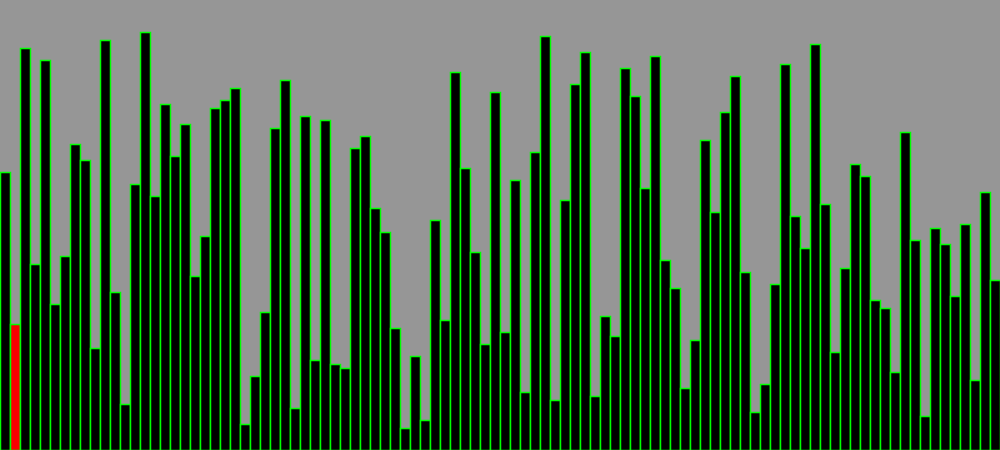
Frame 1 (no input)
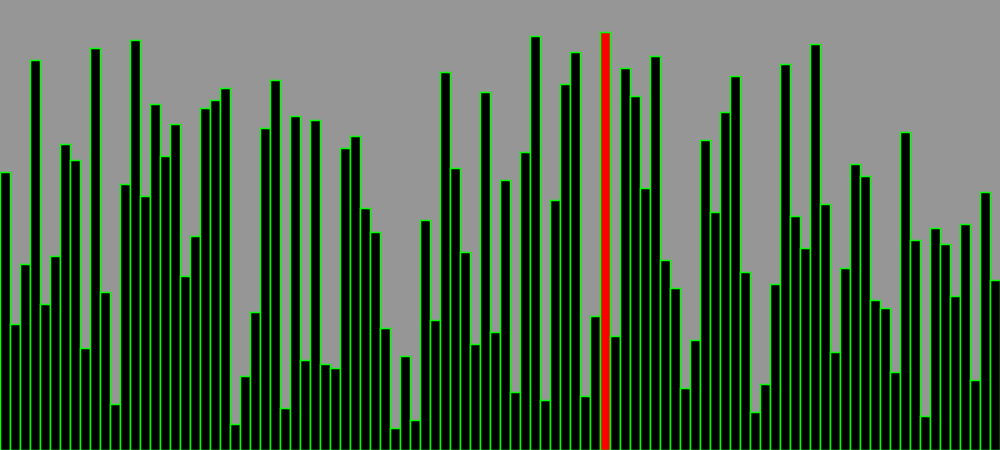
Frame 60 (the mouse pressed at the canvas centre just before this capture)
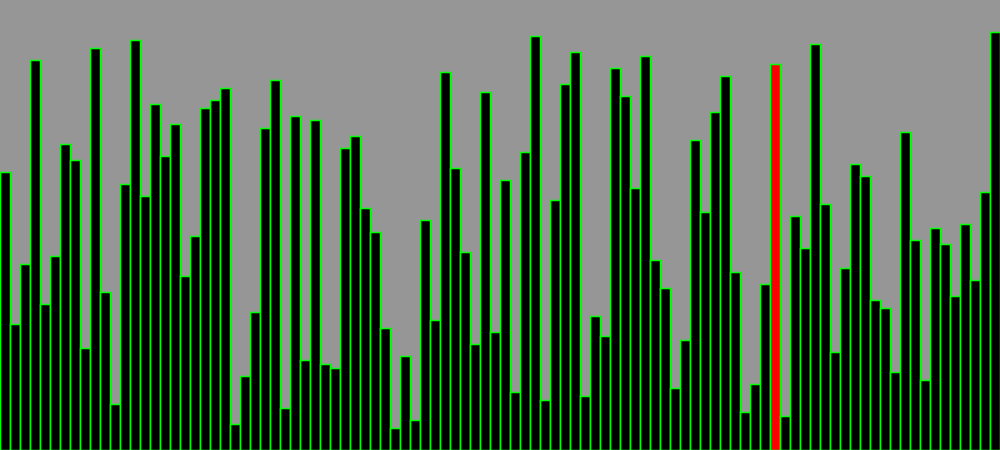
Frame 120 (the mouse held since frame 60 and released just before this capture)

The Processing sketch that drew these frames (run headless with seeded random() and noise(); from frame 60 on, the mouse is pressed at the canvas centre):

// Processing sketch: Sorting
// ── Sorting.pde
StepDrive mainDrive;

void setup() {
  size(1000, 450);
  mainDrive = new StepDrive();
  //mainDrive.addStepper(new BubbleStapper(50));
  mainDrive.addStepper(new ShakerStapper(100));
   //<>//
  //frameRate(5);
}

void draw() {
  background(150);
  mainDrive.work();
}

// ── ActionDrive.pde
abstract class IStepper {
  /// Returns true if there're still some steps to do
  abstract boolean step();
}

class StepDrive {
  
  public StepDrive() {
    steppers = new ArrayList<IStepper>();
  }
  
  public final void addStepper(IStepper st) {
    if (st == null) {
      System.out.println("Got Null as IStepper");
      return;
    }
    steppers.add(st);
  }
  
  void work() {
    if (workIndex == steppers.size()) {
      return;
    }
    if (steppers.get(workIndex).step()) {
      return;
    } else {
      workIndex++;
    }
  }
  
  private ArrayList<IStepper> steppers;
  private int workIndex = 0;
}

// ── BubbleStepper.pde
public class BubbleStapper extends SortStapper {
  BubbleStapper(int count) {
    super(count);
    this.current = 0;
  }
  
  @Override
  boolean step() {
    this.current = k-1;
    printArray();
     //<>//
    if (this.p == this.count - 1) {
      return true;
    }
    
    if (array[k] < array[k-1]) {
      int tmp = array[k-1];
      array[k-1] = array[k];
      array[k] = tmp;
    }
    
    ++k;
    
    if (k == count - p) {
      k = 1;
      ++p;
    }
    
    return true;
  }
  
  private int p = 0;  // main loop
  private int k = 1;  // internal loop
}

// ── IArray.pde
abstract class IArray {
  
  abstract int get(int index);
  abstract void set(int index, int value);
  abstract void reserve(int count);
  abstract void swap(int i, int j);
  
  void replace(int from, int to) {}
  
  public final void initialize(int count) {
    reserve(count);
    
    int max = height;
    int min = (int)(height * 0.05);
    int dh = (max - min) / count;
    
    // Initial fill
    for (int i = 0; i < count; ++i) {
      set(i, min);
      min += dh;
    }
    
    // Shuffle
    for (int i = 0; i < this.count; ++i) {
      int j;
      do {
        j = (int)random(0, this.count);
      } while (j == i);
      swap(i, j);
    }
  }
  
  public final int size() { return count; }
  
  protected int count = 0;
}










public class MArray extends IArray {
  
  public MArray() {
    super();
  }
  
  @Override
  public final int get(int index) {
    return array[index];
  }
  
  @Override
  public final void set(int index, int value) {
    array[index] = value;
  }
  
  @Override
  public final void swap(int i, int j) {
    int tmp = this.array[i];
    this.array[i] = this.array[j];
    this.array[j] = tmp;
  }
  
  @Override
  void reserve(int count) {
    array = new int[count];
    this.count = count;
  }
  
  private int array[];
}

// ── ShakerStapper.pde
public class ShakerStapper extends SortStapper {
  
  public ShakerStapper(int count) {
    super(count);
    this.current = 0;
    left = 0;
    right = count - 1;
  }
  
  @Override
  boolean step() {
    
    this.current = k;
    this.printArray();
    
    if (left < right) {
      if (direction) {
        //lastSwap = left;
        if (array[k] > array[k+1]) {
          int tmp = array[k];
          array[k] = array[k+1];
          array[k+1] = tmp;
          lastSwap = k + 1;
        }
        ++k;
        if (k > right - 1) {
          right = lastSwap;
          direction = !direction;
          k = right - 1;
        }
      } else {
        //lastSwap = right;
        if (array[k] > array[k + 1]) {
          int tmp = array[k];
          array[k] = array[k+1];
          array[k+1] = tmp;
          lastSwap = k;
        }
        --k;
        if (k < left) {
          left = lastSwap;
          direction = !direction;
          k = left;
        }
      }
      
    } else {
      return true;
    }
    
    return true;
  }
  
  private int k = 1;  // internal loop
  private int left, right;  // left/right borders
  private int lastSwap = 0;
  private boolean direction = true;  // 1 - toRight, 2 - toLeft
}

// ── SortStapper.pde
abstract class SortStapper extends IStepper {
  
  SortStapper(int count) {
    super();
    this.count = count;
    this.array = new int[count];
    this.initialize();
  }
  
  public final void printArray() {
    int w = width / this.count;
    
    stroke(0, 255, 0);
    strokeWeight(1.5);
    
    for (int i = 0; i < count; ++i) {
      if (i == current) {
        fill(250, 0, 0);
      } else {
        fill(0,0,0);
      }
      rect(i * w, height - this.array[i], w, this.array[i]);
    }
  }
  
  final void initialize() {
    int max = height;
    int min = (int)(height * 0.05);
    int dh = (max - min) / count;
    
    // Initial fill
    for (int i = 0; i < count; ++i) {
      array[i] = min;
      min += dh;
    }
    
    // Shuffle
    for (int i = 0; i < this.count; ++i) {
      int j;
      do {
        j = (int)random(0, this.count);
      } while (j == i);
      int tmp = this.array[i];
      this.array[i] = this.array[j];
      this.array[j] = tmp;
    }
  }
  
  protected int array[]; 
  protected int count;
  protected int current = -1; // Active value. Will be painted with red color
}
